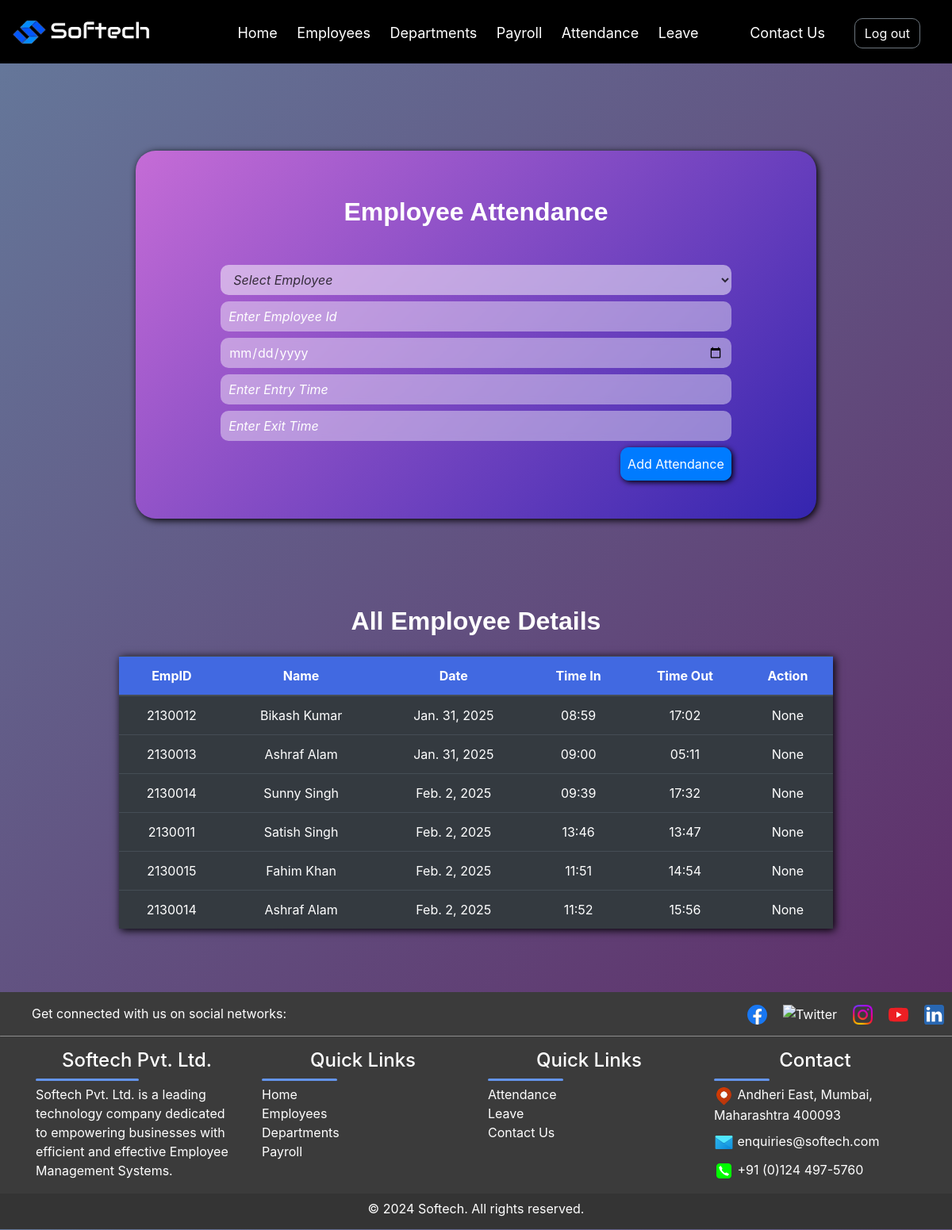
Before: /attendance with the older database file.
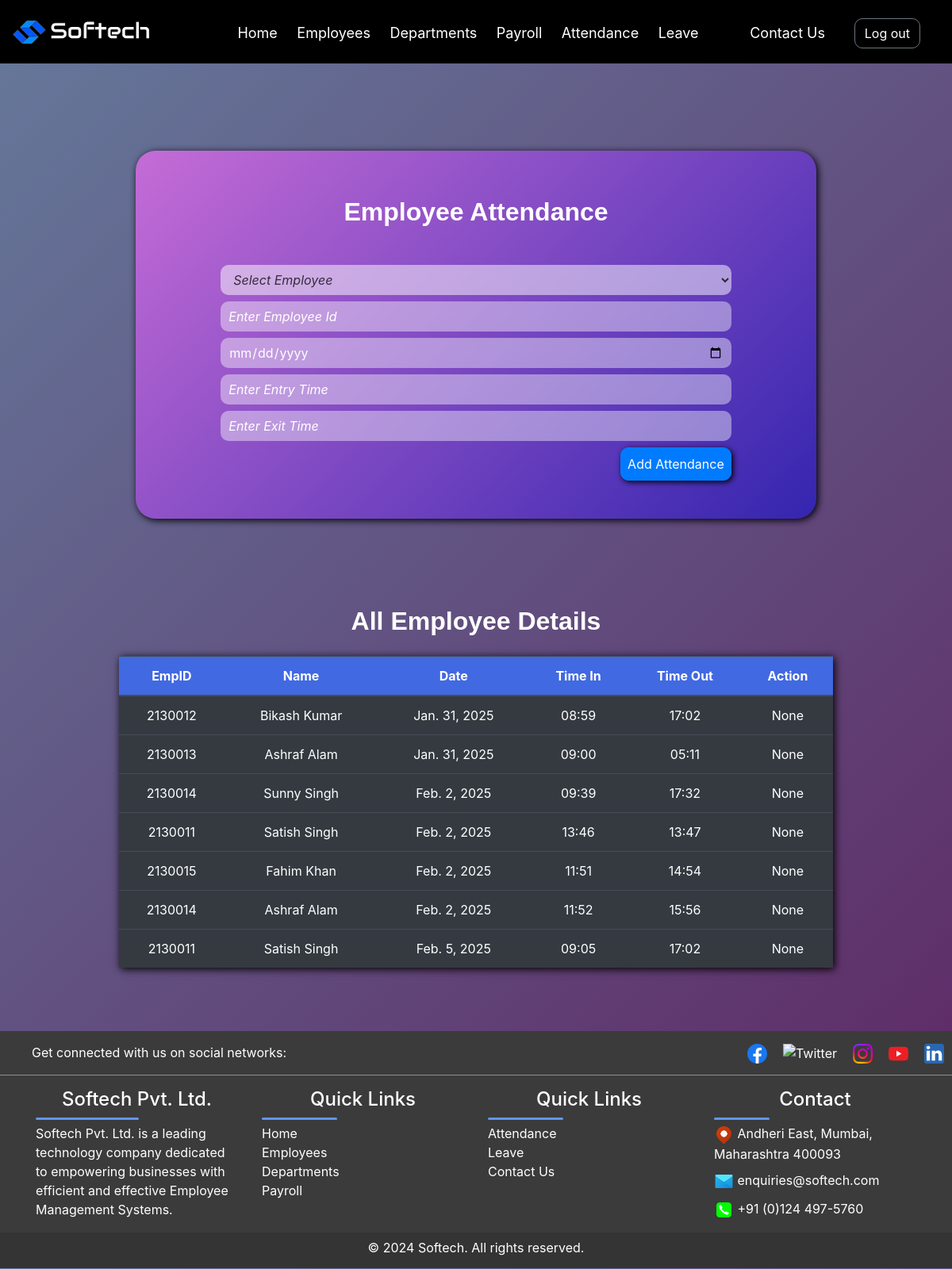
After: the same page with the newer database file.
### app/models.py (models this page shows, shortened)
class Attendance(models.Model):
      emp_name = models.ForeignKey(Employees, on_delete=models.CASCADE)
      emp_id = models.CharField(max_length=100)
      date = models.DateField()
      time_in = models.CharField(max_length=20)
      time_out = models.CharField(max_length=20)
      action = models.CharField(max_length=100,null=True,blank=True)

class Employees(models.Model):
      emp_id = models.CharField(max_length=10, primary_key=True)
      emp_name = models.CharField(max_length=100)
      mobile_number = models.CharField(max_length=15)
      email = models.EmailField()
      address = models.TextField()
      department_name = models.ForeignKey(Departments, on_delete=models.CASCADE)
      role = models.CharField(max_length=100)
      def __str__(self):
        return str(self.emp_name)

### app/views.py (the view, shortened to what this page needs)
# urls.py: path('attendance', views.attendance_page, name="attendance"),
def attendance_page(request):
    attendance=Attendance.objects.all()
    form=AttendanceForm()
    context = {'attendance':attendance,'form':form}
    return render(request, 'app/attendance.html', context)

### app/templates/app/attendance.html (shortened to what this page needs)
{% extends "base_template/base.html" %}
{% load static %}
{% block content %}
         <form method="POST" class="bg-body py-5 justify-content-center" id="formbackground">
            <h2 class="fs-3 fw-bold text-decoration-underline mb-5">Employee Attendance</h2>
            {{form.emp_name}}
            {{form.emp_id}}
            {{form.date}}
            {{form.time_in}}
            {{form.time_out}}
            <div class="d-flex justify-content-end w-75 mx-auto">
              <button class="btn btn-primary p-2"  id="addBtn" type="submit">Add Attendance</button>
          </div>
          </form>
        <div class="w-auto mx-auto">
            <h2 class="fs-3 fw-bold text-decoration-underline mb-2 mt-5">All Employee Details</h2>
            <table class="table table-dark table-hover mt-4 mb-5 text-center w-75">
               <thead class="fw-bold">
                   <th>EmpID</th>
                   <th>Name</th>
                   <th>Date</th>
                   <th>Time In</th>
                   <th>Time Out</th>
                   <th>Action</th>
               </thead>
               <tbody id="AttendanceTable">
                {% for a in attendance %}
                <tr>
                  <td>{{a.emp_id}}</td>
                  <td>{{a.emp_name}}</td>
                  <td>{{a.date}}</td>
                  <td>{{a.time_in}}</td>
                  <td>{{a.time_out}}</td>
                  <td>{{a.action}}</td>
                </tr>
                {% endfor %}
               </tbody>
            </table>
        </div>
      {% endblock content %}

Changed rows visible on the page:
added Attendance: emp_id "2130011", emp_name "Satish Singh", date "Feb. 5, 2025", time_in "09:05", time_out "17:02", action "None"
